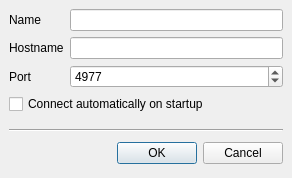
<ui version="4.0" >
 <author></author>
 <comment></comment>
 <exportmacro></exportmacro>
 <class>EditHub</class>
 <widget class="QDialog" name="EditHub" >
  <property name="geometry" >
   <rect>
    <x>0</x>
    <y>0</y>
    <width>292</width>
    <height>178</height>
   </rect>
  </property>
  <property name="sizePolicy" >
   <sizepolicy>
    <hsizetype>1</hsizetype>
    <vsizetype>1</vsizetype>
    <horstretch>0</horstretch>
    <verstretch>0</verstretch>
   </sizepolicy>
  </property>
  <property name="windowTitle" >
   <string>Edit Hub</string>
  </property>
  <layout class="QVBoxLayout" >
   <property name="margin" >
    <number>9</number>
   </property>
   <property name="spacing" >
    <number>6</number>
   </property>
   <item>
    <layout class="QGridLayout" >
     <property name="margin" >
      <number>0</number>
     </property>
     <property name="spacing" >
      <number>6</number>
     </property>
     <item row="0" column="1" >
      <widget class="QLineEdit" name="nameBox" />
     </item>
     <item row="3" column="0" colspan="2" >
      <widget class="QCheckBox" name="autoConnectBox" >
       <property name="text" >
        <string>Connect automatically on startup</string>
       </property>
      </widget>
     </item>
     <item row="1" column="0" >
      <widget class="QLabel" name="label" >
       <property name="text" >
        <string>Hostname</string>
       </property>
      </widget>
     </item>
     <item row="0" column="0" >
      <widget class="QLabel" name="label_3" >
       <property name="text" >
        <string>Name</string>
       </property>
      </widget>
     </item>
     <item row="2" column="1" >
      <widget class="QSpinBox" name="portBox" >
       <property name="maximum" >
        <number>65536</number>
       </property>
       <property name="minimum" >
        <number>1</number>
       </property>
       <property name="value" >
        <number>4977</number>
       </property>
      </widget>
     </item>
     <item row="1" column="1" >
      <widget class="QLineEdit" name="hostBox" />
     </item>
     <item row="2" column="0" >
      <widget class="QLabel" name="label_2" >
       <property name="text" >
        <string>Port</string>
       </property>
      </widget>
     </item>
    </layout>
   </item>
   <item>
    <spacer>
     <property name="orientation" >
      <enum>Qt::Vertical</enum>
     </property>
     <property name="sizeHint" >
      <size>
       <width>274</width>
       <height>21</height>
      </size>
     </property>
    </spacer>
   </item>
   <item>
    <widget class="Line" name="line" >
     <property name="orientation" >
      <enum>Qt::Horizontal</enum>
     </property>
    </widget>
   </item>
   <item>
    <layout class="QHBoxLayout" >
     <property name="margin" >
      <number>0</number>
     </property>
     <property name="spacing" >
      <number>6</number>
     </property>
     <item>
      <spacer>
       <property name="orientation" >
        <enum>Qt::Horizontal</enum>
       </property>
       <property name="sizeHint" >
        <size>
         <width>68</width>
         <height>31</height>
        </size>
       </property>
      </spacer>
     </item>
     <item>
      <widget class="QPushButton" name="okButton" >
       <property name="text" >
        <string>OK</string>
       </property>
      </widget>
     </item>
     <item>
      <widget class="QPushButton" name="cancelButton" >
       <property name="text" >
        <string>Cancel</string>
       </property>
      </widget>
     </item>
    </layout>
   </item>
  </layout>
 </widget>
 <pixmapfunction></pixmapfunction>
 <tabstops>
  <tabstop>nameBox</tabstop>
  <tabstop>hostBox</tabstop>
  <tabstop>portBox</tabstop>
  <tabstop>autoConnectBox</tabstop>
  <tabstop>okButton</tabstop>
  <tabstop>cancelButton</tabstop>
 </tabstops>
 <resources/>
 <connections>
  <connection>
   <sender>cancelButton</sender>
   <signal>clicked()</signal>
   <receiver>EditHub</receiver>
   <slot>reject()</slot>
   <hints>
    <hint type="sourcelabel" >
     <x>259</x>
     <y>148</y>
    </hint>
    <hint type="destinationlabel" >
     <x>247</x>
     <y>142</y>
    </hint>
   </hints>
  </connection>
  <connection>
   <sender>okButton</sender>
   <signal>clicked()</signal>
   <receiver>EditHub</receiver>
   <slot>accept()</slot>
   <hints>
    <hint type="sourcelabel" >
     <x>168</x>
     <y>148</y>
    </hint>
    <hint type="destinationlabel" >
     <x>104</x>
     <y>142</y>
    </hint>
   </hints>
  </connection>
 </connections>
</ui>
